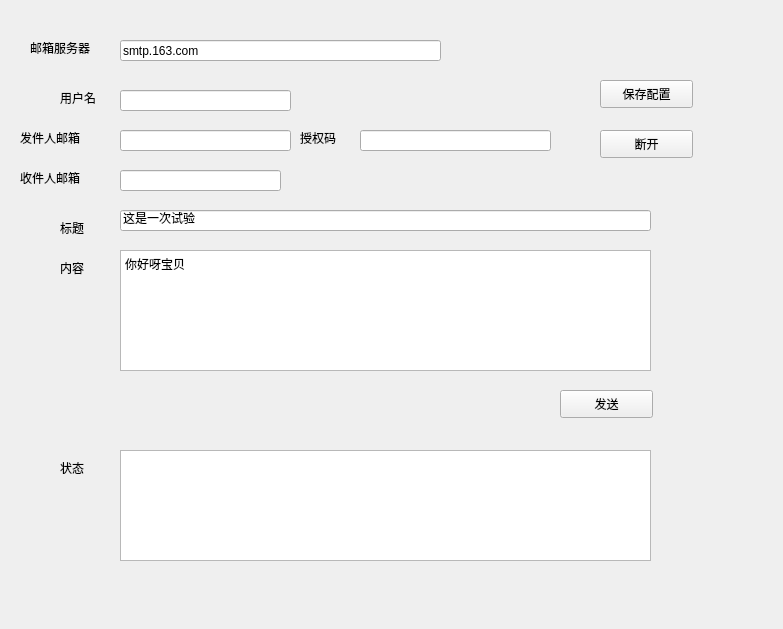
<?xml version="1.0" encoding="UTF-8"?>
<ui version="4.0">
 <class>SMTP</class>
 <widget class="QWidget" name="SMTP">
  <property name="enabled">
   <bool>true</bool>
  </property>
  <property name="geometry">
   <rect>
    <x>0</x>
    <y>0</y>
    <width>783</width>
    <height>629</height>
   </rect>
  </property>
  <property name="windowTitle">
   <string>Form</string>
  </property>
  <widget class="QPushButton" name="Button_save">
   <property name="geometry">
    <rect>
     <x>600</x>
     <y>80</y>
     <width>93</width>
     <height>28</height>
    </rect>
   </property>
   <property name="text">
    <string>保存配置</string>
   </property>
  </widget>
  <widget class="QPushButton" name="Button_break">
   <property name="geometry">
    <rect>
     <x>600</x>
     <y>130</y>
     <width>93</width>
     <height>28</height>
    </rect>
   </property>
   <property name="text">
    <string>断开</string>
   </property>
  </widget>
  <widget class="QLineEdit" name="Input_Server">
   <property name="geometry">
    <rect>
     <x>120</x>
     <y>40</y>
     <width>321</width>
     <height>21</height>
    </rect>
   </property>
   <property name="text">
    <string>smtp.163.com</string>
   </property>
  </widget>
  <widget class="QLineEdit" name="Input_UserName">
   <property name="geometry">
    <rect>
     <x>120</x>
     <y>90</y>
     <width>171</width>
     <height>21</height>
    </rect>
   </property>
   <property name="text">
    <string/>
   </property>
  </widget>
  <widget class="QLineEdit" name="Input_SenderMail">
   <property name="geometry">
    <rect>
     <x>120</x>
     <y>130</y>
     <width>171</width>
     <height>21</height>
    </rect>
   </property>
   <property name="text">
    <string/>
   </property>
  </widget>
  <widget class="QLineEdit" name="Input_ACode">
   <property name="geometry">
    <rect>
     <x>360</x>
     <y>130</y>
     <width>191</width>
     <height>21</height>
    </rect>
   </property>
   <property name="text">
    <string/>
   </property>
  </widget>
  <widget class="QTextEdit" name="Input_Content">
   <property name="geometry">
    <rect>
     <x>120</x>
     <y>250</y>
     <width>531</width>
     <height>121</height>
    </rect>
   </property>
   <property name="html">
    <string>&lt;!DOCTYPE HTML PUBLIC &quot;-//W3C//DTD HTML 4.0//EN&quot; &quot;http://www.w3.org/TR/REC-html40/strict.dtd&quot;&gt;
&lt;html&gt;&lt;head&gt;&lt;meta name=&quot;qrichtext&quot; content=&quot;1&quot; /&gt;&lt;style type=&quot;text/css&quot;&gt;
p, li { white-space: pre-wrap; }
&lt;/style&gt;&lt;/head&gt;&lt;body style=&quot; font-family:'SimSun'; font-size:9pt; font-weight:400; font-style:normal;&quot;&gt;
&lt;p style=&quot; margin-top:0px; margin-bottom:0px; margin-left:0px; margin-right:0px; -qt-block-indent:0; text-indent:0px;&quot;&gt;你好呀宝贝&lt;/p&gt;&lt;/body&gt;&lt;/html&gt;</string>
   </property>
  </widget>
  <widget class="QLineEdit" name="Input_ReceiveEmail">
   <property name="geometry">
    <rect>
     <x>120</x>
     <y>170</y>
     <width>161</width>
     <height>21</height>
    </rect>
   </property>
   <property name="text">
    <string/>
   </property>
  </widget>
  <widget class="QLineEdit" name="Input_Title">
   <property name="geometry">
    <rect>
     <x>120</x>
     <y>210</y>
     <width>531</width>
     <height>21</height>
    </rect>
   </property>
   <property name="text">
    <string>这是一次试验</string>
   </property>
  </widget>
  <widget class="QLabel" name="server">
   <property name="geometry">
    <rect>
     <x>30</x>
     <y>40</y>
     <width>91</width>
     <height>16</height>
    </rect>
   </property>
   <property name="text">
    <string>邮箱服务器</string>
   </property>
  </widget>
  <widget class="QLabel" name="SenderEmailAddress">
   <property name="geometry">
    <rect>
     <x>20</x>
     <y>130</y>
     <width>91</width>
     <height>16</height>
    </rect>
   </property>
   <property name="text">
    <string>发件人邮箱</string>
   </property>
  </widget>
  <widget class="QLabel" name="UserName">
   <property name="geometry">
    <rect>
     <x>60</x>
     <y>90</y>
     <width>72</width>
     <height>15</height>
    </rect>
   </property>
   <property name="text">
    <string>用户名</string>
   </property>
  </widget>
  <widget class="QLabel" name="AuthorizationCode">
   <property name="geometry">
    <rect>
     <x>300</x>
     <y>130</y>
     <width>72</width>
     <height>15</height>
    </rect>
   </property>
   <property name="text">
    <string>授权码</string>
   </property>
  </widget>
  <widget class="QLabel" name="ReceiverEmailAddress">
   <property name="geometry">
    <rect>
     <x>20</x>
     <y>170</y>
     <width>91</width>
     <height>16</height>
    </rect>
   </property>
   <property name="text">
    <string>收件人邮箱</string>
   </property>
  </widget>
  <widget class="QLabel" name="Title">
   <property name="geometry">
    <rect>
     <x>60</x>
     <y>220</y>
     <width>72</width>
     <height>15</height>
    </rect>
   </property>
   <property name="text">
    <string>标题</string>
   </property>
  </widget>
  <widget class="QLabel" name="Content">
   <property name="geometry">
    <rect>
     <x>60</x>
     <y>260</y>
     <width>72</width>
     <height>15</height>
    </rect>
   </property>
   <property name="text">
    <string>内容</string>
   </property>
  </widget>
  <widget class="QPushButton" name="Button_Send">
   <property name="geometry">
    <rect>
     <x>560</x>
     <y>390</y>
     <width>93</width>
     <height>28</height>
    </rect>
   </property>
   <property name="text">
    <string>发送</string>
   </property>
  </widget>
  <widget class="QTextBrowser" name="Output_status">
   <property name="geometry">
    <rect>
     <x>120</x>
     <y>450</y>
     <width>531</width>
     <height>111</height>
    </rect>
   </property>
  </widget>
  <widget class="QLabel" name="status">
   <property name="geometry">
    <rect>
     <x>60</x>
     <y>460</y>
     <width>72</width>
     <height>15</height>
    </rect>
   </property>
   <property name="text">
    <string>状态</string>
   </property>
  </widget>
 </widget>
 <resources/>
 <connections/>
</ui>
